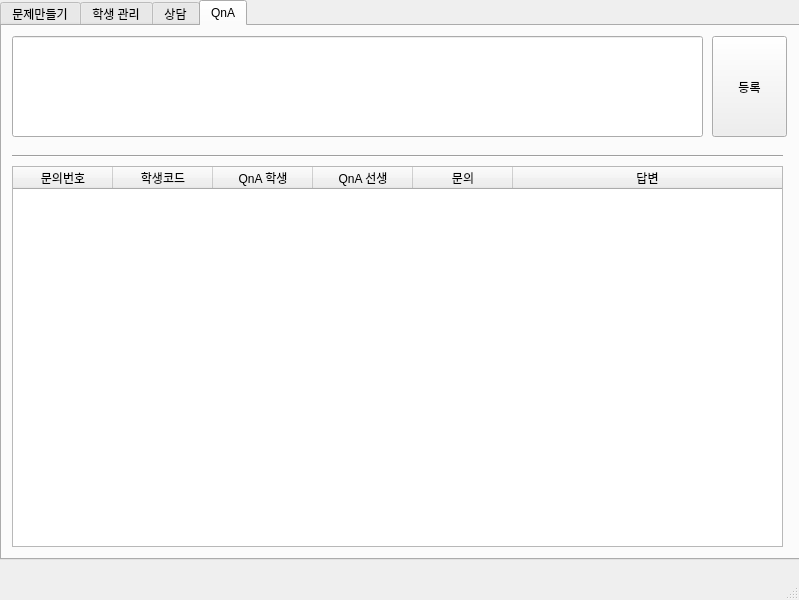
<?xml version="1.0" encoding="UTF-8"?>
<ui version="4.0">
 <class>MainWindow</class>
 <widget class="QMainWindow" name="MainWindow">
  <property name="geometry">
   <rect>
    <x>0</x>
    <y>0</y>
    <width>799</width>
    <height>600</height>
   </rect>
  </property>
  <property name="windowTitle">
   <string>MainWindow</string>
  </property>
  <widget class="QWidget" name="centralwidget">
   <widget class="QStackedWidget" name="stackedWidget">
    <property name="geometry">
     <rect>
      <x>0</x>
      <y>0</y>
      <width>801</width>
      <height>561</height>
     </rect>
    </property>
    <property name="currentIndex">
     <number>2</number>
    </property>
    <widget class="QWidget" name="page">
     <widget class="QLineEdit" name="hle_code">
      <property name="geometry">
       <rect>
        <x>360</x>
        <y>200</y>
        <width>113</width>
        <height>20</height>
       </rect>
      </property>
     </widget>
     <widget class="QPushButton" name="hbt_login">
      <property name="geometry">
       <rect>
        <x>490</x>
        <y>200</y>
        <width>75</width>
        <height>51</height>
       </rect>
      </property>
      <property name="text">
       <string> 로그인</string>
      </property>
     </widget>
     <widget class="QLabel" name="label">
      <property name="geometry">
       <rect>
        <x>300</x>
        <y>200</y>
        <width>56</width>
        <height>20</height>
       </rect>
      </property>
      <property name="text">
       <string>CODE :</string>
      </property>
     </widget>
     <widget class="Line" name="line_6">
      <property name="geometry">
       <rect>
        <x>210</x>
        <y>150</y>
        <width>421</width>
        <height>20</height>
       </rect>
      </property>
      <property name="orientation">
       <enum>Qt::Horizontal</enum>
      </property>
     </widget>
     <widget class="Line" name="line_8">
      <property name="geometry">
       <rect>
        <x>200</x>
        <y>160</y>
        <width>20</width>
        <height>271</height>
       </rect>
      </property>
      <property name="orientation">
       <enum>Qt::Vertical</enum>
      </property>
     </widget>
     <widget class="Line" name="line_7">
      <property name="geometry">
       <rect>
        <x>210</x>
        <y>290</y>
        <width>421</width>
        <height>20</height>
       </rect>
      </property>
      <property name="orientation">
       <enum>Qt::Horizontal</enum>
      </property>
     </widget>
     <widget class="Line" name="line_9">
      <property name="geometry">
       <rect>
        <x>621</x>
        <y>160</y>
        <width>20</width>
        <height>271</height>
       </rect>
      </property>
      <property name="orientation">
       <enum>Qt::Vertical</enum>
      </property>
     </widget>
     <widget class="QLabel" name="label_2">
      <property name="geometry">
       <rect>
        <x>300</x>
        <y>230</y>
        <width>56</width>
        <height>20</height>
       </rect>
      </property>
      <property name="text">
       <string>이름 :</string>
      </property>
     </widget>
     <widget class="QLineEdit" name="hle_name">
      <property name="geometry">
       <rect>
        <x>360</x>
        <y>230</y>
        <width>113</width>
        <height>20</height>
       </rect>
      </property>
      <property name="text">
       <string/>
      </property>
     </widget>
     <widget class="Line" name="line_10">
      <property name="geometry">
       <rect>
        <x>210</x>
        <y>420</y>
        <width>421</width>
        <height>20</height>
       </rect>
      </property>
      <property name="orientation">
       <enum>Qt::Horizontal</enum>
      </property>
     </widget>
     <widget class="QPushButton" name="hbt_add">
      <property name="geometry">
       <rect>
        <x>490</x>
        <y>310</y>
        <width>75</width>
        <height>51</height>
       </rect>
      </property>
      <property name="text">
       <string>등록</string>
      </property>
     </widget>
     <widget class="QLineEdit" name="hle_add_name">
      <property name="geometry">
       <rect>
        <x>360</x>
        <y>330</y>
        <width>113</width>
        <height>20</height>
       </rect>
      </property>
      <property name="text">
       <string/>
      </property>
     </widget>
     <widget class="QLabel" name="label_3">
      <property name="geometry">
       <rect>
        <x>300</x>
        <y>330</y>
        <width>56</width>
        <height>20</height>
       </rect>
      </property>
      <property name="text">
       <string>이름 :</string>
      </property>
     </widget>
     <widget class="QRadioButton" name="hrb_admin">
      <property name="geometry">
       <rect>
        <x>340</x>
        <y>390</y>
        <width>90</width>
        <height>16</height>
       </rect>
      </property>
      <property name="text">
       <string>관리자</string>
      </property>
      <property name="checked">
       <bool>true</bool>
      </property>
     </widget>
     <widget class="QRadioButton" name="hrb_user">
      <property name="geometry">
       <rect>
        <x>450</x>
        <y>390</y>
        <width>90</width>
        <height>16</height>
       </rect>
      </property>
      <property name="text">
       <string>학생</string>
      </property>
     </widget>
    </widget>
    <widget class="QWidget" name="page_2">
     <widget class="QTabWidget" name="stw">
      <property name="geometry">
       <rect>
        <x>0</x>
        <y>0</y>
        <width>801</width>
        <height>561</height>
       </rect>
      </property>
      <property name="currentIndex">
       <number>4</number>
      </property>
      <widget class="QWidget" name="tab">
       <attribute name="title">
        <string>home</string>
       </attribute>
       <widget class="QLabel" name="label_4">
        <property name="geometry">
         <rect>
          <x>130</x>
          <y>30</y>
          <width>56</width>
          <height>30</height>
         </rect>
        </property>
        <property name="font">
         <font>
          <family>Arial</family>
          <pointsize>12</pointsize>
         </font>
        </property>
        <property name="text">
         <string>이름 :</string>
        </property>
       </widget>
       <widget class="QLabel" name="sl_h_name">
        <property name="geometry">
         <rect>
          <x>180</x>
          <y>30</y>
          <width>56</width>
          <height>30</height>
         </rect>
        </property>
        <property name="font">
         <font>
          <family>Arial</family>
          <pointsize>12</pointsize>
         </font>
        </property>
        <property name="text">
         <string>name</string>
        </property>
       </widget>
       <widget class="QLCDNumber" name="slcd_h_point">
        <property name="geometry">
         <rect>
          <x>360</x>
          <y>30</y>
          <width>111</width>
          <height>31</height>
         </rect>
        </property>
       </widget>
       <widget class="QLabel" name="label_6">
        <property name="geometry">
         <rect>
          <x>310</x>
          <y>30</y>
          <width>56</width>
          <height>30</height>
         </rect>
        </property>
        <property name="font">
         <font>
          <family>Arial</family>
          <pointsize>12</pointsize>
         </font>
        </property>
        <property name="text">
         <string>point :</string>
        </property>
       </widget>
       <widget class="QLabel" name="label_7">
        <property name="geometry">
         <rect>
          <x>530</x>
          <y>30</y>
          <width>56</width>
          <height>30</height>
         </rect>
        </property>
        <property name="font">
         <font>
          <family>Arial</family>
          <pointsize>12</pointsize>
         </font>
        </property>
        <property name="text">
         <string>등급 :</string>
        </property>
       </widget>
       <widget class="Line" name="line_11">
        <property name="geometry">
         <rect>
          <x>5</x>
          <y>80</y>
          <width>781</width>
          <height>20</height>
         </rect>
        </property>
        <property name="orientation">
         <enum>Qt::Horizontal</enum>
        </property>
       </widget>
       <widget class="QLabel" name="sl_h_rating">
        <property name="geometry">
         <rect>
          <x>590</x>
          <y>30</y>
          <width>56</width>
          <height>30</height>
         </rect>
        </property>
        <property name="font">
         <font>
          <family>Arial</family>
          <pointsize>22</pointsize>
         </font>
        </property>
        <property name="text">
         <string>F</string>
        </property>
       </widget>
       <widget class="QLineEdit" name="sle_h_progress">
        <property name="geometry">
         <rect>
          <x>10</x>
          <y>120</y>
          <width>771</width>
          <height>30</height>
         </rect>
        </property>
        <property name="text">
         <string/>
        </property>
       </widget>
       <widget class="Line" name="line_12">
        <property name="geometry">
         <rect>
          <x>4</x>
          <y>150</y>
          <width>781</width>
          <height>20</height>
         </rect>
        </property>
        <property name="orientation">
         <enum>Qt::Horizontal</enum>
        </property>
       </widget>
       <widget class="QLabel" name="label_9">
        <property name="geometry">
         <rect>
          <x>350</x>
          <y>100</y>
          <width>56</width>
          <height>12</height>
         </rect>
        </property>
        <property name="text">
         <string>학습진도</string>
        </property>
       </widget>
       <widget class="QTreeWidget" name="stw_h_score">
        <property name="geometry">
         <rect>
          <x>10</x>
          <y>170</y>
          <width>771</width>
          <height>351</height>
         </rect>
        </property>
        <property name="editTriggers">
         <set>QAbstractItemView::NoEditTriggers</set>
        </property>
        <attribute name="headerCascadingSectionResizes">
         <bool>false</bool>
        </attribute>
        <attribute name="headerDefaultSectionSize">
         <number>150</number>
        </attribute>
        <attribute name="headerHighlightSections">
         <bool>true</bool>
        </attribute>
        <attribute name="headerShowSortIndicator" stdset="0">
         <bool>false</bool>
        </attribute>
        <attribute name="headerStretchLastSection">
         <bool>true</bool>
        </attribute>
        <column>
         <property name="text">
          <string>등록번호/ 문제</string>
         </property>
        </column>
        <column>
         <property name="text">
          <string>이름/ 답안</string>
         </property>
        </column>
        <column>
         <property name="text">
          <string>점수/ 이름</string>
         </property>
        </column>
        <column>
         <property name="text">
          <string>채점</string>
         </property>
        </column>
        <column>
         <property name="text">
          <string>소요시간</string>
         </property>
        </column>
       </widget>
      </widget>
      <widget class="QWidget" name="tab_2">
       <attribute name="title">
        <string>학습</string>
       </attribute>
       <widget class="QTableWidget" name="stw_contents">
        <property name="geometry">
         <rect>
          <x>10</x>
          <y>120</y>
          <width>771</width>
          <height>401</height>
         </rect>
        </property>
        <property name="sizeAdjustPolicy">
         <enum>QAbstractScrollArea::AdjustIgnored</enum>
        </property>
        <property name="editTriggers">
         <set>QAbstractItemView::NoEditTriggers</set>
        </property>
        <attribute name="horizontalHeaderCascadingSectionResizes">
         <bool>false</bool>
        </attribute>
        <attribute name="horizontalHeaderStretchLastSection">
         <bool>true</bool>
        </attribute>
        <attribute name="verticalHeaderCascadingSectionResizes">
         <bool>false</bool>
        </attribute>
        <attribute name="verticalHeaderHighlightSections">
         <bool>false</bool>
        </attribute>
        <column>
         <property name="text">
          <string>번호</string>
         </property>
        </column>
        <column>
         <property name="text">
          <string>연도</string>
         </property>
        </column>
        <column>
         <property name="text">
          <string>내용</string>
         </property>
        </column>
       </widget>
       <widget class="Line" name="line_13">
        <property name="geometry">
         <rect>
          <x>10</x>
          <y>90</y>
          <width>771</width>
          <height>20</height>
         </rect>
        </property>
        <property name="orientation">
         <enum>Qt::Horizontal</enum>
        </property>
       </widget>
       <widget class="QComboBox" name="comboBox">
        <property name="geometry">
         <rect>
          <x>320</x>
          <y>50</y>
          <width>111</width>
          <height>22</height>
         </rect>
        </property>
       </widget>
       <widget class="QLabel" name="label_5">
        <property name="geometry">
         <rect>
          <x>150</x>
          <y>50</y>
          <width>131</width>
          <height>21</height>
         </rect>
        </property>
        <property name="text">
         <string>연도 선택 </string>
        </property>
       </widget>
       <widget class="QPushButton" name="study_save_btn">
        <property name="geometry">
         <rect>
          <x>650</x>
          <y>20</y>
          <width>121</width>
          <height>31</height>
         </rect>
        </property>
        <property name="text">
         <string>학습내용 저장</string>
        </property>
       </widget>
       <widget class="QPushButton" name="load_study_btn">
        <property name="geometry">
         <rect>
          <x>650</x>
          <y>60</y>
          <width>121</width>
          <height>31</height>
         </rect>
        </property>
        <property name="text">
         <string>학습내용 불러오기</string>
        </property>
       </widget>
      </widget>
      <widget class="QWidget" name="tab_3">
       <attribute name="title">
        <string>문제</string>
       </attribute>
       <widget class="QPushButton" name="sbr_test">
        <property name="geometry">
         <rect>
          <x>730</x>
          <y>340</y>
          <width>51</width>
          <height>191</height>
         </rect>
        </property>
        <property name="text">
         <string>제출</string>
        </property>
       </widget>
       <widget class="QTableWidget" name="answer_table">
        <property name="geometry">
         <rect>
          <x>0</x>
          <y>340</y>
          <width>721</width>
          <height>192</height>
         </rect>
        </property>
        <attribute name="horizontalHeaderStretchLastSection">
         <bool>true</bool>
        </attribute>
       </widget>
       <widget class="QTableWidget" name="stw_test">
        <property name="geometry">
         <rect>
          <x>150</x>
          <y>0</y>
          <width>571</width>
          <height>331</height>
         </rect>
        </property>
        <property name="editTriggers">
         <set>QAbstractItemView::NoEditTriggers</set>
        </property>
        <attribute name="horizontalHeaderStretchLastSection">
         <bool>false</bool>
        </attribute>
        <column>
         <property name="text">
          <string>문제번호</string>
         </property>
        </column>
        <column>
         <property name="text">
          <string>문제</string>
         </property>
        </column>
       </widget>
       <widget class="QLabel" name="label_8">
        <property name="geometry">
         <rect>
          <x>20</x>
          <y>40</y>
          <width>91</width>
          <height>16</height>
         </rect>
        </property>
        <property name="text">
         <string>문제유형 선택</string>
        </property>
       </widget>
       <widget class="QComboBox" name="quiz_type_box">
        <property name="geometry">
         <rect>
          <x>10</x>
          <y>70</y>
          <width>91</width>
          <height>21</height>
         </rect>
        </property>
       </widget>
      </widget>
      <widget class="QWidget" name="tab_4">
       <attribute name="title">
        <string>상담</string>
       </attribute>
       <widget class="Line" name="line_17">
        <property name="geometry">
         <rect>
          <x>10</x>
          <y>30</y>
          <width>771</width>
          <height>20</height>
         </rect>
        </property>
        <property name="orientation">
         <enum>Qt::Horizontal</enum>
        </property>
       </widget>
       <widget class="QListWidget" name="slw_chat">
        <property name="geometry">
         <rect>
          <x>10</x>
          <y>50</y>
          <width>771</width>
          <height>471</height>
         </rect>
        </property>
       </widget>
       <widget class="QLineEdit" name="sle_chat">
        <property name="geometry">
         <rect>
          <x>10</x>
          <y>10</y>
          <width>771</width>
          <height>22</height>
         </rect>
        </property>
       </widget>
      </widget>
      <widget class="QWidget" name="tab_5">
       <attribute name="title">
        <string>QnA</string>
       </attribute>
       <widget class="QLineEdit" name="sle_qa">
        <property name="geometry">
         <rect>
          <x>10</x>
          <y>10</y>
          <width>691</width>
          <height>101</height>
         </rect>
        </property>
       </widget>
       <widget class="QTableWidget" name="stw_qa">
        <property name="geometry">
         <rect>
          <x>10</x>
          <y>140</y>
          <width>771</width>
          <height>381</height>
         </rect>
        </property>
        <property name="editTriggers">
         <set>QAbstractItemView::NoEditTriggers</set>
        </property>
        <attribute name="horizontalHeaderStretchLastSection">
         <bool>true</bool>
        </attribute>
        <column>
         <property name="text">
          <string>문의번호</string>
         </property>
        </column>
        <column>
         <property name="text">
          <string>학생코드</string>
         </property>
        </column>
        <column>
         <property name="text">
          <string>QnA 학생</string>
         </property>
        </column>
        <column>
         <property name="text">
          <string>QnA 선생</string>
         </property>
        </column>
        <column>
         <property name="text">
          <string>문의</string>
         </property>
        </column>
        <column>
         <property name="text">
          <string>답변</string>
         </property>
        </column>
       </widget>
       <widget class="QPushButton" name="sbt_qa">
        <property name="geometry">
         <rect>
          <x>710</x>
          <y>10</y>
          <width>75</width>
          <height>101</height>
         </rect>
        </property>
        <property name="text">
         <string>등록</string>
        </property>
       </widget>
       <widget class="Line" name="line_16">
        <property name="geometry">
         <rect>
          <x>10</x>
          <y>120</y>
          <width>771</width>
          <height>20</height>
         </rect>
        </property>
        <property name="orientation">
         <enum>Qt::Horizontal</enum>
        </property>
       </widget>
      </widget>
     </widget>
    </widget>
    <widget class="QWidget" name="page_3">
     <widget class="QTabWidget" name="atw">
      <property name="geometry">
       <rect>
        <x>0</x>
        <y>0</y>
        <width>801</width>
        <height>560</height>
       </rect>
      </property>
      <property name="maximumSize">
       <size>
        <width>801</width>
        <height>560</height>
       </size>
      </property>
      <property name="currentIndex">
       <number>3</number>
      </property>
      <widget class="QWidget" name="tab_q">
       <attribute name="title">
        <string>문제만들기</string>
       </attribute>
       <widget class="QPushButton" name="abt_finish">
        <property name="geometry">
         <rect>
          <x>260</x>
          <y>10</y>
          <width>75</width>
          <height>23</height>
         </rect>
        </property>
        <property name="text">
         <string>등록</string>
        </property>
       </widget>
       <widget class="QPushButton" name="abt_del">
        <property name="geometry">
         <rect>
          <x>180</x>
          <y>10</y>
          <width>75</width>
          <height>23</height>
         </rect>
        </property>
        <property name="text">
         <string>문제 삭제</string>
        </property>
       </widget>
       <widget class="QComboBox" name="acb_num">
        <property name="geometry">
         <rect>
          <x>20</x>
          <y>10</y>
          <width>76</width>
          <height>22</height>
         </rect>
        </property>
        <item>
         <property name="text">
          <string>등록번호</string>
         </property>
        </item>
       </widget>
       <widget class="QTableWidget" name="atw_q">
        <property name="geometry">
         <rect>
          <x>10</x>
          <y>40</y>
          <width>781</width>
          <height>491</height>
         </rect>
        </property>
        <attribute name="horizontalHeaderDefaultSectionSize">
         <number>200</number>
        </attribute>
        <attribute name="horizontalHeaderStretchLastSection">
         <bool>true</bool>
        </attribute>
        <column>
         <property name="text">
          <string>문제</string>
         </property>
        </column>
        <column>
         <property name="text">
          <string>답안</string>
         </property>
        </column>
        <column>
         <property name="text">
          <string>배점</string>
         </property>
        </column>
        <column>
         <property name="text">
          <string>point</string>
         </property>
        </column>
       </widget>
       <widget class="QPushButton" name="abt_cancel">
        <property name="geometry">
         <rect>
          <x>340</x>
          <y>10</y>
          <width>75</width>
          <height>23</height>
         </rect>
        </property>
        <property name="text">
         <string>취소</string>
        </property>
       </widget>
       <widget class="QPushButton" name="abt_add">
        <property name="geometry">
         <rect>
          <x>100</x>
          <y>10</y>
          <width>75</width>
          <height>23</height>
         </rect>
        </property>
        <property name="text">
         <string>문제 추가</string>
        </property>
       </widget>
       <widget class="QLabel" name="label_5">
        <property name="geometry">
         <rect>
          <x>570</x>
          <y>10</y>
          <width>61</width>
          <height>16</height>
         </rect>
        </property>
        <property name="text">
         <string>배점 총합:</string>
        </property>
       </widget>
       <widget class="QLabel" name="al_score">
        <property name="geometry">
         <rect>
          <x>640</x>
          <y>10</y>
          <width>61</width>
          <height>16</height>
         </rect>
        </property>
        <property name="font">
         <font>
          <pointsize>12</pointsize>
         </font>
        </property>
        <property name="text">
         <string>0</string>
        </property>
       </widget>
      </widget>
      <widget class="QWidget" name="tab_u">
       <attribute name="title">
        <string>학생 관리</string>
       </attribute>
       <widget class="QListWidget" name="alw_user">
        <property name="geometry">
         <rect>
          <x>10</x>
          <y>10</y>
          <width>256</width>
          <height>511</height>
         </rect>
        </property>
       </widget>
       <widget class="Line" name="line">
        <property name="geometry">
         <rect>
          <x>270</x>
          <y>10</y>
          <width>20</width>
          <height>511</height>
         </rect>
        </property>
        <property name="orientation">
         <enum>Qt::Vertical</enum>
        </property>
       </widget>
       <widget class="QTreeWidget" name="atw_record">
        <property name="geometry">
         <rect>
          <x>290</x>
          <y>10</y>
          <width>491</width>
          <height>511</height>
         </rect>
        </property>
        <property name="editTriggers">
         <set>QAbstractItemView::NoEditTriggers</set>
        </property>
        <attribute name="headerCascadingSectionResizes">
         <bool>false</bool>
        </attribute>
        <attribute name="headerHighlightSections">
         <bool>true</bool>
        </attribute>
        <attribute name="headerShowSortIndicator" stdset="0">
         <bool>false</bool>
        </attribute>
        <attribute name="headerStretchLastSection">
         <bool>true</bool>
        </attribute>
        <column>
         <property name="text">
          <string>등록번호/ 문제</string>
         </property>
        </column>
        <column>
         <property name="text">
          <string>이름/ 답안</string>
         </property>
        </column>
        <column>
         <property name="text">
          <string>점수/ 이름</string>
         </property>
        </column>
        <column>
         <property name="text">
          <string>채점</string>
         </property>
        </column>
        <column>
         <property name="text">
          <string>소요시간</string>
         </property>
        </column>
       </widget>
      </widget>
      <widget class="QWidget" name="tab_c">
       <attribute name="title">
        <string>상담</string>
       </attribute>
       <widget class="QListWidget" name="alw_chat_user">
        <property name="geometry">
         <rect>
          <x>10</x>
          <y>50</y>
          <width>256</width>
          <height>471</height>
         </rect>
        </property>
       </widget>
       <widget class="Line" name="line_3">
        <property name="geometry">
         <rect>
          <x>270</x>
          <y>40</y>
          <width>20</width>
          <height>481</height>
         </rect>
        </property>
        <property name="orientation">
         <enum>Qt::Vertical</enum>
        </property>
       </widget>
       <widget class="Line" name="line_4">
        <property name="geometry">
         <rect>
          <x>10</x>
          <y>30</y>
          <width>771</width>
          <height>20</height>
         </rect>
        </property>
        <property name="orientation">
         <enum>Qt::Horizontal</enum>
        </property>
       </widget>
       <widget class="QLineEdit" name="ale_chat">
        <property name="geometry">
         <rect>
          <x>10</x>
          <y>10</y>
          <width>771</width>
          <height>22</height>
         </rect>
        </property>
       </widget>
       <widget class="QListWidget" name="alw_chat">
        <property name="geometry">
         <rect>
          <x>290</x>
          <y>50</y>
          <width>491</width>
          <height>471</height>
         </rect>
        </property>
       </widget>
      </widget>
      <widget class="QWidget" name="tab_qa">
       <attribute name="title">
        <string>QnA</string>
       </attribute>
       <widget class="QLineEdit" name="ale_qa">
        <property name="geometry">
         <rect>
          <x>10</x>
          <y>10</y>
          <width>691</width>
          <height>101</height>
         </rect>
        </property>
       </widget>
       <widget class="QPushButton" name="abt_qa">
        <property name="geometry">
         <rect>
          <x>710</x>
          <y>10</y>
          <width>75</width>
          <height>101</height>
         </rect>
        </property>
        <property name="text">
         <string>등록</string>
        </property>
       </widget>
       <widget class="Line" name="line_5">
        <property name="geometry">
         <rect>
          <x>10</x>
          <y>120</y>
          <width>771</width>
          <height>20</height>
         </rect>
        </property>
        <property name="orientation">
         <enum>Qt::Horizontal</enum>
        </property>
       </widget>
       <widget class="QTableWidget" name="atw_qa">
        <property name="geometry">
         <rect>
          <x>10</x>
          <y>140</y>
          <width>771</width>
          <height>381</height>
         </rect>
        </property>
        <property name="editTriggers">
         <set>QAbstractItemView::NoEditTriggers</set>
        </property>
        <attribute name="horizontalHeaderStretchLastSection">
         <bool>true</bool>
        </attribute>
        <column>
         <property name="text">
          <string>문의번호</string>
         </property>
        </column>
        <column>
         <property name="text">
          <string>학생코드</string>
         </property>
        </column>
        <column>
         <property name="text">
          <string>QnA 학생</string>
         </property>
        </column>
        <column>
         <property name="text">
          <string>QnA 선생</string>
         </property>
        </column>
        <column>
         <property name="text">
          <string>문의</string>
         </property>
        </column>
        <column>
         <property name="text">
          <string>답변</string>
         </property>
        </column>
       </widget>
      </widget>
     </widget>
    </widget>
   </widget>
  </widget>
  <widget class="QStatusBar" name="statusbar"/>
  <widget class="QMenuBar" name="menubar">
   <property name="geometry">
    <rect>
     <x>0</x>
     <y>0</y>
     <width>799</width>
     <height>21</height>
    </rect>
   </property>
  </widget>
 </widget>
 <resources/>
 <connections/>
</ui>
